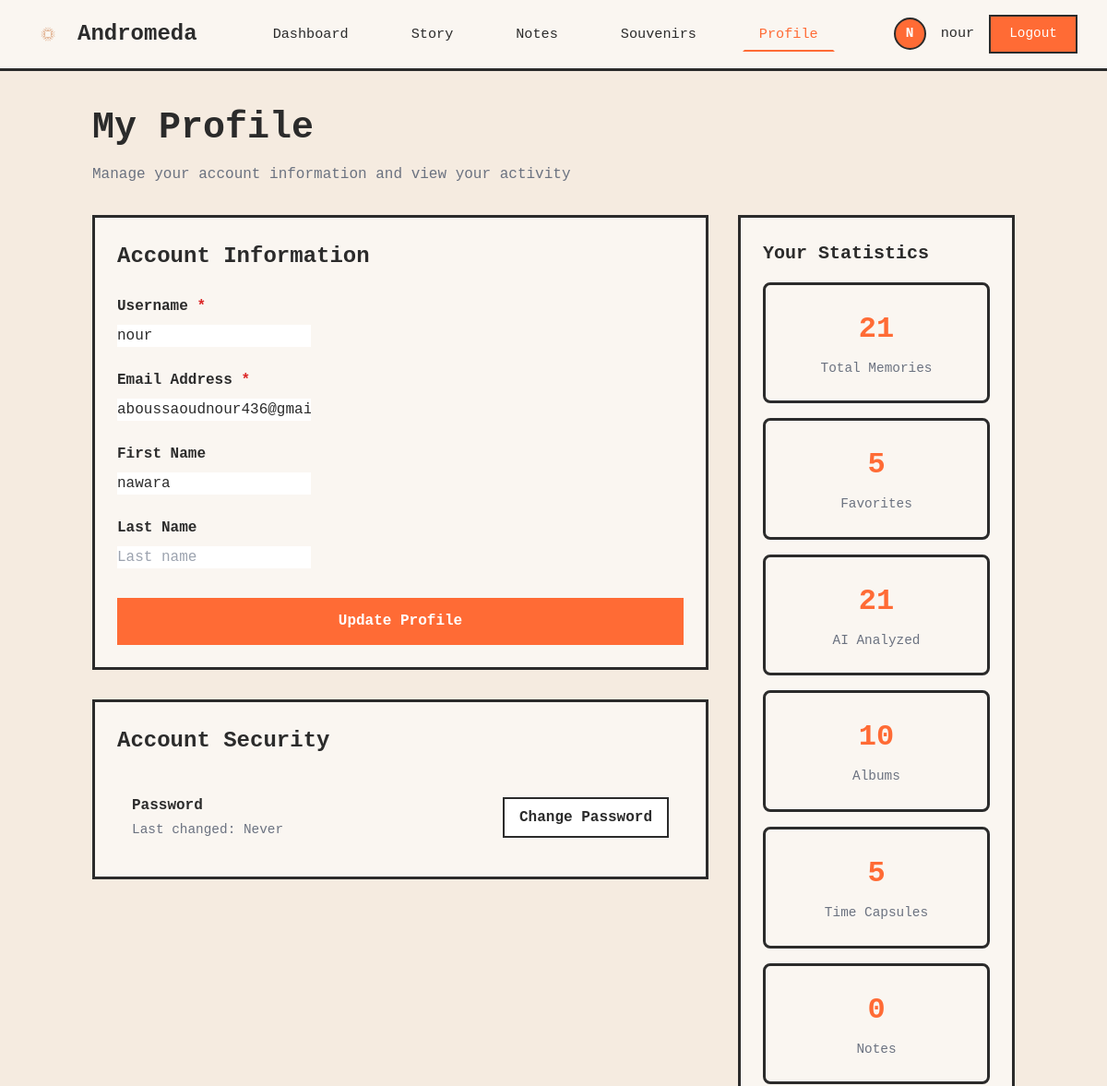
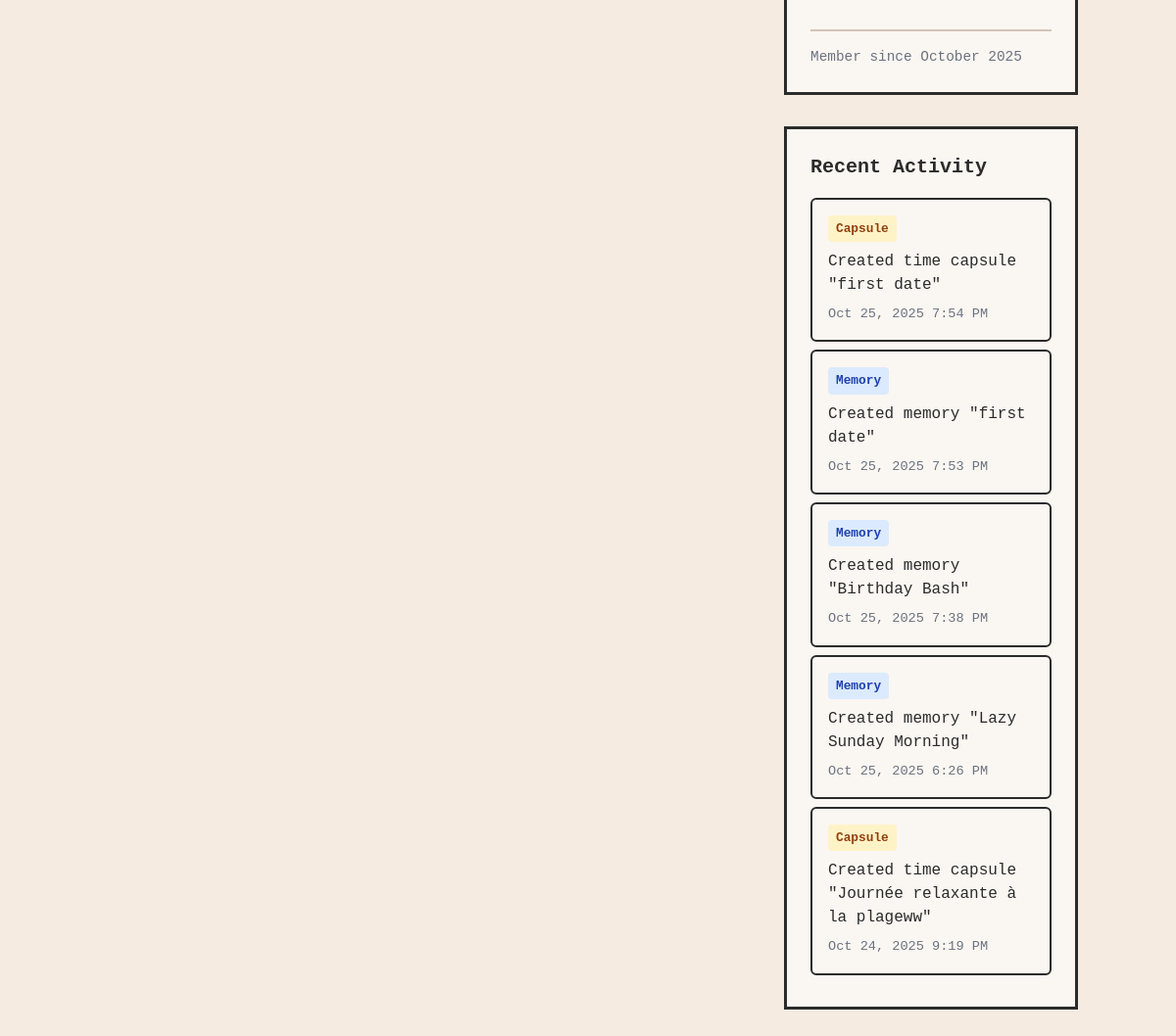
The page /profile/ (signed in) on the database as committed earlier (2 pictures, top to bottom).
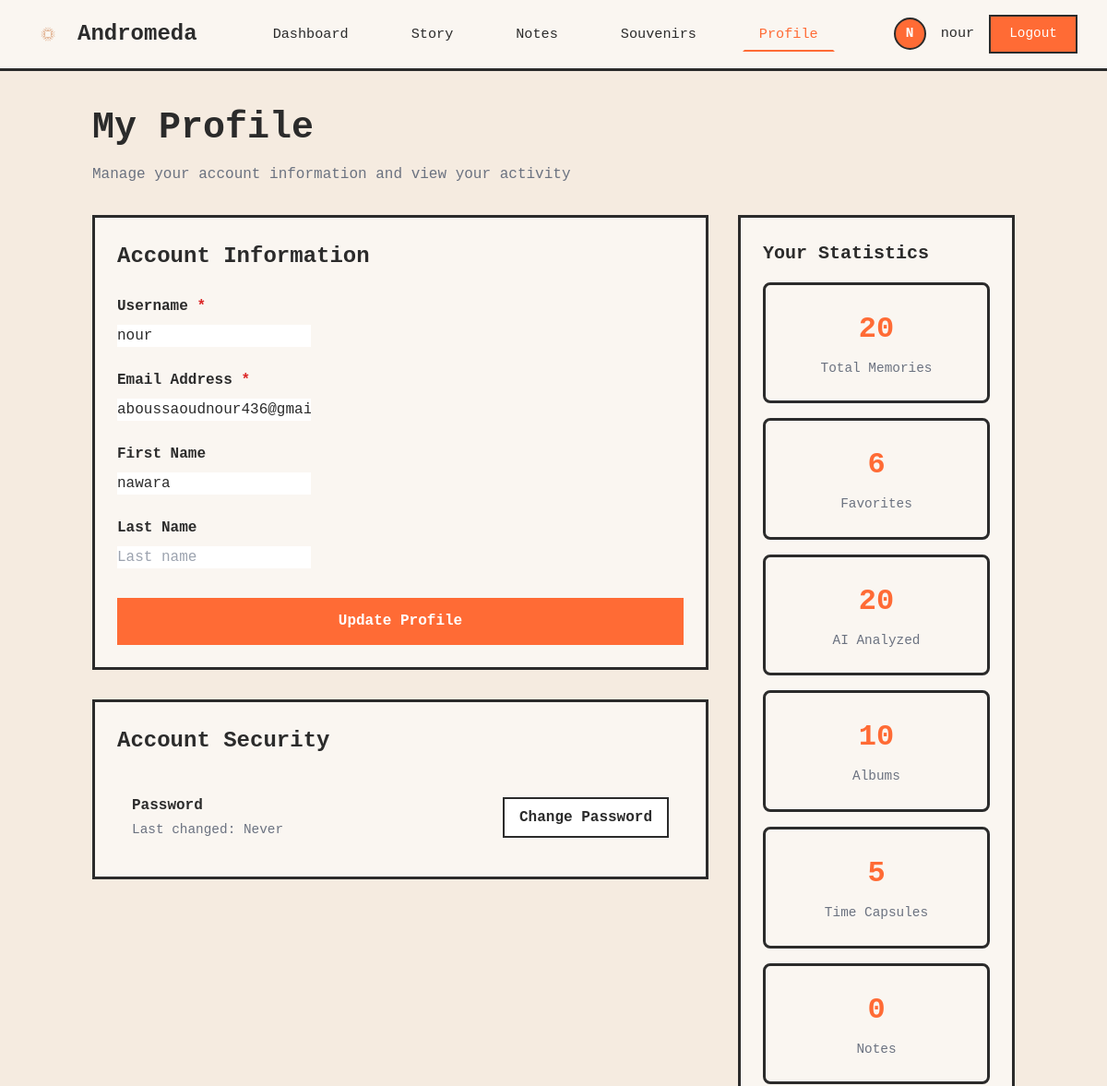
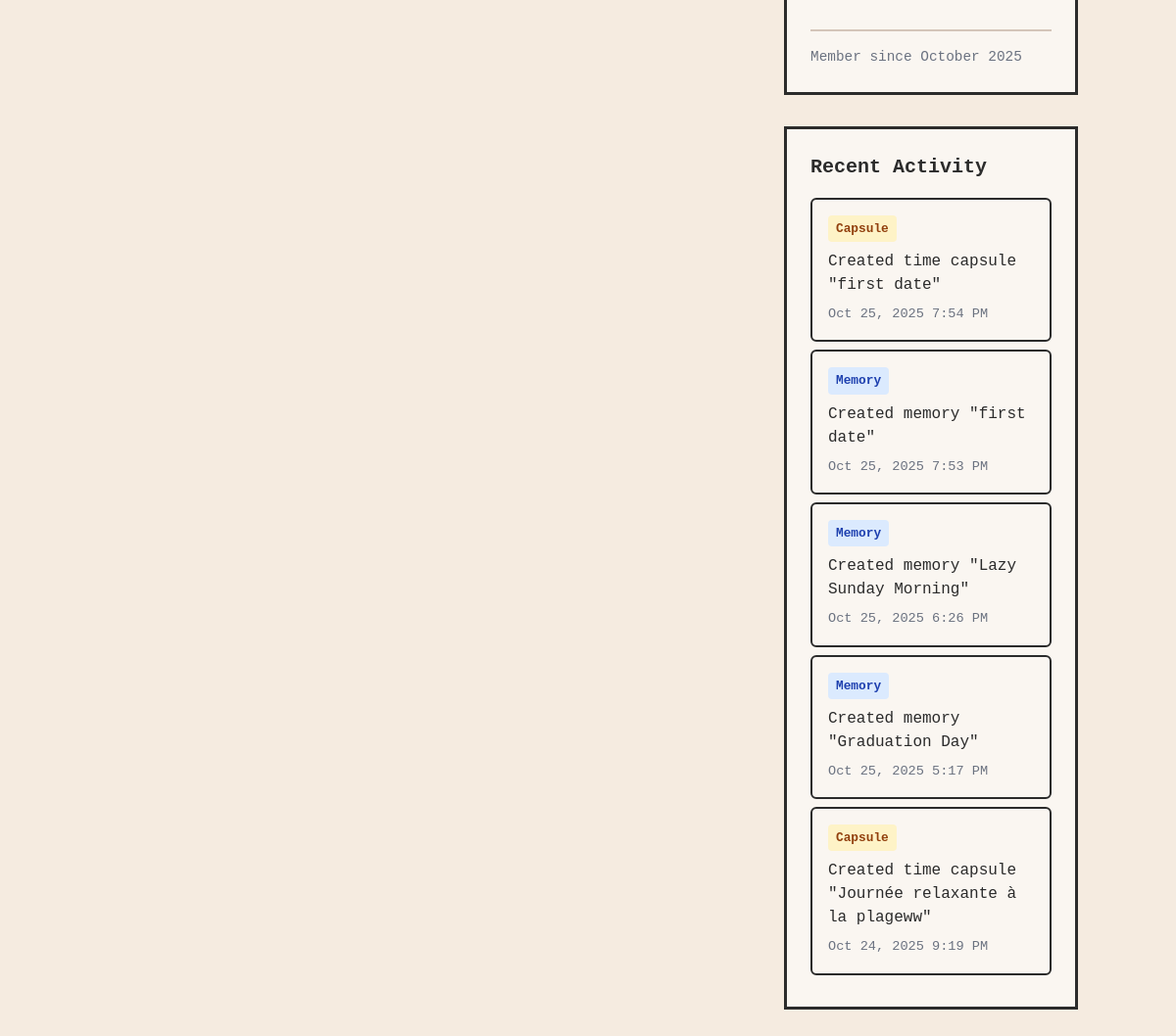
The same page on the database as committed later (2 pictures, top to bottom).
### core/models.py (models this page shows, shortened)
class Souvenir(models.Model):
    EMOTION_CHOICES = [
        ('joy', 'Joy'),
        ('sadness', 'Sadness'),
        ('nostalgia', 'Nostalgia'),
        ('gratitude', 'Gratitude'),
        ('excitement', 'Excitement'),
        ('peace', 'Peace'),
        ('love', 'Love'),
        ('surprise', 'Surprise'),
        ('pride', 'Pride'),
        ('neutral', 'Neutral'),
    ]
    THEME_CHOICES = [
        ('family', 'Family'),
        ('travel', 'Travel'),
        ('work', 'Work'),
        ('friends', 'Friends'),
        ('achievement', 'Achievement'),
        ('celebration', 'Celebration'),
        ('nature', 'Nature'),
        ('learning', 'Learning'),
        ('other', 'Other'),
    ]
    id = models.UUIDField(primary_key=True, default=uuid.uuid4, editable=False)
    utilisateur = models.ForeignKey('User', on_delete=models.CASCADE, related_name='souvenirs')
    titre = models.CharField(max_length=200, help_text="Memory title")
    description = models.TextField(help_text="Detailed description of the memory")
    date_evenement = models.DateField(help_text="Date of the event")
    photo = models.ImageField(upload_to='souvenirs/photos/%Y/%m/', blank=True, null=True)
    video = models.FileField(upload_to='souvenirs/videos/%Y/%m/', blank=True, null=True)
    emotion = models.CharField(max_length=50, choices=EMOTION_CHOICES, default='neutral', help_text="Primary emotion")
    theme = models.CharField(max_length=50, choices=THEME_CHOICES, default='other', help_text="Memory theme")
    lieu = models.CharField(max_length=200, blank=True, default='', help_text="Location of the memory")
    personnes_presentes = models.CharField(max_length=500, blank=True, default='', help_text="People present (comma-separated)")
    tags_personnalises = models.JSONField(default=list, blank=True, help_text="User-defined custom tags")
    is_favorite = models.BooleanField(default=False, help_text="Mark as favorite")
    is_public = models.BooleanField(default=False, help_text="Make publicly visible")
    ai_summary = models.TextField(blank=True, default='', help_text="AI-generated summary")
    ai_emotion_detected = models.CharField(max_length=50, blank=True, default='', help_text="AI-detected emotion")
    ai_tags = models.JSONField(default=list, blank=True, help_text="AI-generated tags")
    ai_analyzed = models.BooleanField(default=False, help_text="Has been analyzed by AI")
    ai_analysis_date = models.DateTimeField(null=True, blank=True, help_text="Date of AI analysis")
    created_at = models.DateTimeField(auto_now_add=True)
    updated_at = models.DateTimeField(auto_now=True)
    class Meta:
        ordering = ['-date_evenement']
        verbose_name = 'Memory'
        verbose_name_plural = 'Memories'
        indexes = [
            models.Index(fields=['-date_evenement']),
            models.Index(fields=['utilisateur', '-created_at']),
            models.Index(fields=['is_favorite']),
        ]

### core/views.py (the view)
# urls.py: path('profile/', views.profile, name='profile'),
@login_required
def profile(request):
    if request.method == 'POST':
        form = UserProfileForm(request.POST, instance=request.user)
        if form.is_valid():
            form.save()
            messages.success(request, '✅ Profile updated successfully!')
            return redirect('core:profile')
    else:
        form = UserProfileForm(instance=request.user)
    user_stats = {
        'total_memories': Souvenir.objects.filter(utilisateur=request.user).count(),
        'favorite_memories': Souvenir.objects.filter(utilisateur=request.user, is_favorite=True).count(),
        'analyzed_memories': Souvenir.objects.filter(utilisateur=request.user, ai_analyzed=True).count(),
        'albums_count': AlbumSouvenir.objects.filter(utilisateur=request.user).count(),
        'capsules_count': CapsuleTemporelle.objects.filter(souvenir__utilisateur=request.user).count(),
        'notes_count': Note.objects.filter(owner=request.user).count(),
        'member_since': request.user.date_joined.strftime('%B %Y'),
    }
    recent_activity = []
    recent_memories = Souvenir.objects.filter(utilisateur=request.user).order_by('-created_at')[:3]
    for memory in recent_memories:
        recent_activity.append({
            'type': 'memory',
            'title': f'Created memory "{memory.titre}"',
            'date': memory.created_at,
            'url': reverse('core:detail_souvenir', args=[memory.id])
        })
    recent_capsules = CapsuleTemporelle.objects.filter(souvenir__utilisateur=request.user).order_by('-date_verrouillage')[:2]
    for capsule in recent_capsules:
        recent_activity.append({
            'type': 'capsule',
            'title': f'Created time capsule "{capsule.souvenir.titre}"',
            'date': capsule.date_verrouillage,
            'url': reverse('core:detail_capsule', args=[capsule.id])
        })
    recent_activity.sort(key=lambda x: x['date'], reverse=True)
    recent_activity = recent_activity[:5]
    context = {
        'form': form,
        'user_stats': user_stats,
        'recent_activity': recent_activity,
    }
    return render(request, 'core/profile.html', context)

### core/forms.py (shortened to what this page needs)
class UserProfileForm(forms.ModelForm):
    class Meta:
        model = User
        fields = ['username', 'email', 'first_name', 'last_name']
        widgets = {
            'username': forms.TextInput(attrs={
                'class': 'form-input',
                'placeholder': 'Username'
            }),
            'email': forms.EmailInput(attrs={
                'class': 'form-input',
                'placeholder': 'Email address'
            }),
            'first_name': forms.TextInput(attrs={
                'class': 'form-input',
                'placeholder': 'First name'
            }),
            'last_name': forms.TextInput(attrs={
                'class': 'form-input',
                'placeholder': 'Last name'
            }),
        }
        labels = {
            'username': 'Username',
            'email': 'Email Address',
            'first_name': 'First Name',
            'last_name': 'Last Name'
        }

### core/templates/core/profile.html (shortened to what the changed rows need)
{% extends "core/dashboard_base.html" %}
{% block content %}
<div style="max-width: 1000px; margin: 0 auto;">
    <div style="margin-bottom: 2rem;">
        <h1 style="font-size: 2.5rem; font-weight: bold; margin-bottom: 0.5rem;">My Profile</h1>
    </div>
    <div style="display: grid; grid-template-columns: 1fr 300px; gap: 2rem;">
        <div>
            <div class="card">
                <h2 style="font-size: 1.5rem; font-weight: bold; margin-bottom: 1.5rem;">Account Information</h2>
            </div>
            <div class="card" style="margin-top: 2rem;">
                <h2 style="font-size: 1.5rem; font-weight: bold; margin-bottom: 1.5rem;">Account Security</h2>
            </div>
        </div>
        <div>
            <div class="card" style="margin-bottom: 2rem;">
                <div class="profile-grid">
                    <div class="stat-card">
                        <div class="stat-number">{{ user_stats.total_memories }}</div>
                        <div class="stat-label">Total Memories</div>
                    </div>
                    <div class="stat-card">
                        <div class="stat-number">{{ user_stats.favorite_memories }}</div>
                        <div class="stat-label">Favorites</div>
                    </div>
                    <div class="stat-card">
                        <div class="stat-number">{{ user_stats.analyzed_memories }}</div>
                        <div class="stat-label">AI Analyzed</div>
                    </div>
                </div>
            </div>
            <div class="card">
                {% if recent_activity %}
                    {% for activity in recent_activity %}
                        <div class="activity-item">
                            <span class="activity-type activity-{{ activity.type }}">
                                {{ activity.type|title }}
                            </span>
                            <div style="margin-bottom: 0.5rem;">
                                <a href="{{ activity.url }}" style="color: var(--text-dark); text-decoration: none; font-weight: 500;">
                                    {{ activity.title }}
                                </a>
                            </div>
                            <div class="activity-date">
                                {{ activity.date|date:"M j, Y g:i A" }}
                            </div>
                        </div>
                    {% endfor %}
                {% else %}
                    <p style="color: var(--text-gray); font-style: italic; text-align: center; padding: 2rem;">
                        No recent activity yet. Start creating memories!
                    </p>
                {% endif %}
            </div>
        </div>
    </div>
</div>
{% endblock %}

Rows that differ between the two databases and show on the page:
removed Souvenir: date "Oct 25, 2025 7:38 PM"
now on this page (row unchanged): Souvenir: date "Oct 25, 2025 5:17 PM"
Other text that changed with them:
{{ user_stats.total_memories }}: "21" → "20"
{{ user_stats.favorite_memories }}: "5" → "6"
{{ user_stats.analyzed_memories }}: "21" → "20"
new list line: "Memory Created memory \"Graduation Day\""
list line gone: "Memory Created memory \"Birthday Bash\""
